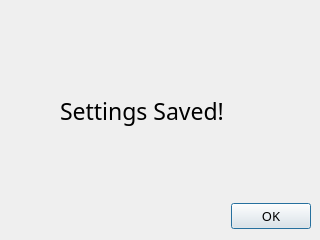
<?xml version="1.0" encoding="UTF-8"?>
<ui version="4.0">
 <class>Dialog</class>
 <widget class="QDialog" name="Dialog">
  <property name="geometry">
   <rect>
    <x>0</x>
    <y>0</y>
    <width>320</width>
    <height>240</height>
   </rect>
  </property>
  <property name="minimumSize">
   <size>
    <width>320</width>
    <height>240</height>
   </size>
  </property>
  <property name="maximumSize">
   <size>
    <width>320</width>
    <height>240</height>
   </size>
  </property>
  <property name="font">
   <font>
    <family>Unifont</family>
    <pointsize>10</pointsize>
   </font>
  </property>
  <property name="windowTitle">
   <string>Settings Saved</string>
  </property>
  <property name="locale">
   <locale language="English" country="UnitedStates"/>
  </property>
  <widget class="QDialogButtonBox" name="buttonBox">
   <property name="geometry">
    <rect>
     <x>10</x>
     <y>200</y>
     <width>301</width>
     <height>32</height>
    </rect>
   </property>
   <property name="orientation">
    <enum>Qt::Horizontal</enum>
   </property>
   <property name="standardButtons">
    <set>QDialogButtonBox::Ok</set>
   </property>
  </widget>
  <widget class="QLabel" name="label">
   <property name="geometry">
    <rect>
     <x>60</x>
     <y>90</y>
     <width>191</width>
     <height>41</height>
    </rect>
   </property>
   <property name="font">
    <font>
     <pointsize>17</pointsize>
    </font>
   </property>
   <property name="text">
    <string>Settings Saved!</string>
   </property>
  </widget>
 </widget>
 <resources/>
 <connections>
  <connection>
   <sender>buttonBox</sender>
   <signal>accepted()</signal>
   <receiver>Dialog</receiver>
   <slot>accept()</slot>
   <hints>
    <hint type="sourcelabel">
     <x>248</x>
     <y>254</y>
    </hint>
    <hint type="destinationlabel">
     <x>157</x>
     <y>274</y>
    </hint>
   </hints>
  </connection>
  <connection>
   <sender>buttonBox</sender>
   <signal>rejected()</signal>
   <receiver>Dialog</receiver>
   <slot>reject()</slot>
   <hints>
    <hint type="sourcelabel">
     <x>316</x>
     <y>260</y>
    </hint>
    <hint type="destinationlabel">
     <x>286</x>
     <y>274</y>
    </hint>
   </hints>
  </connection>
 </connections>
</ui>
